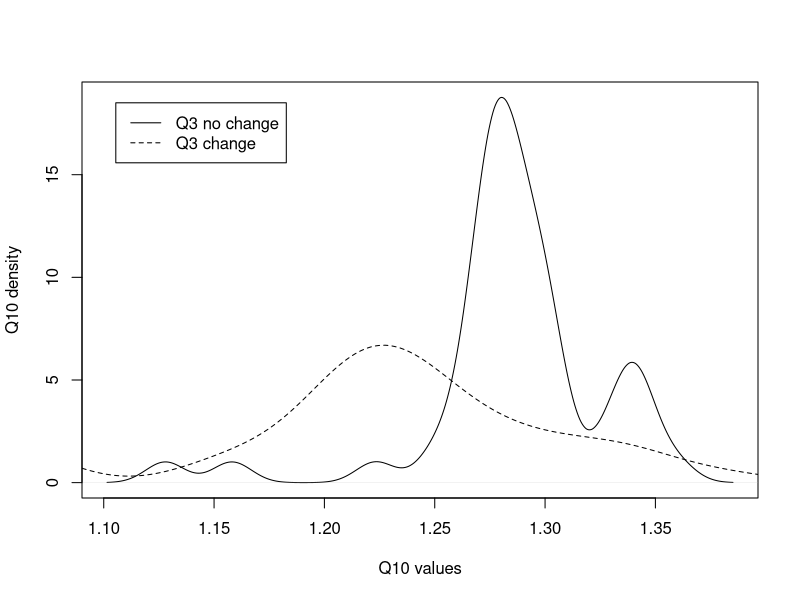
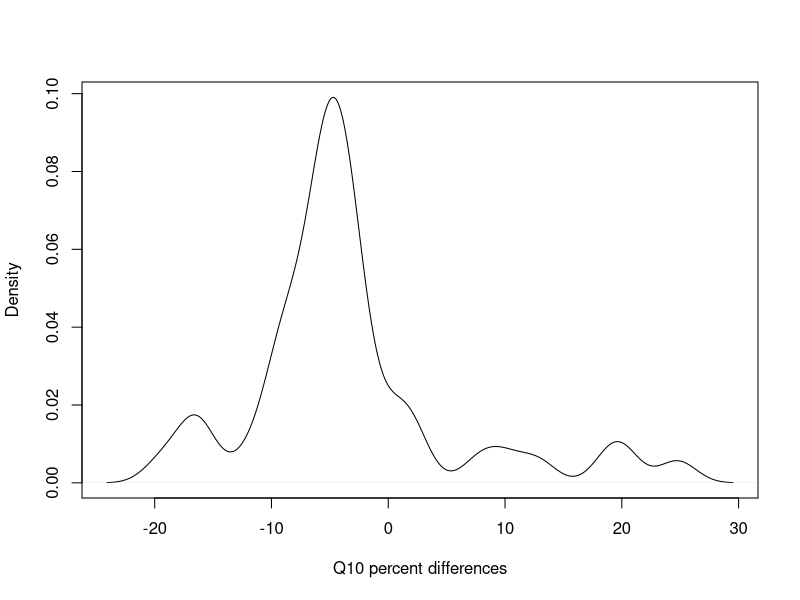
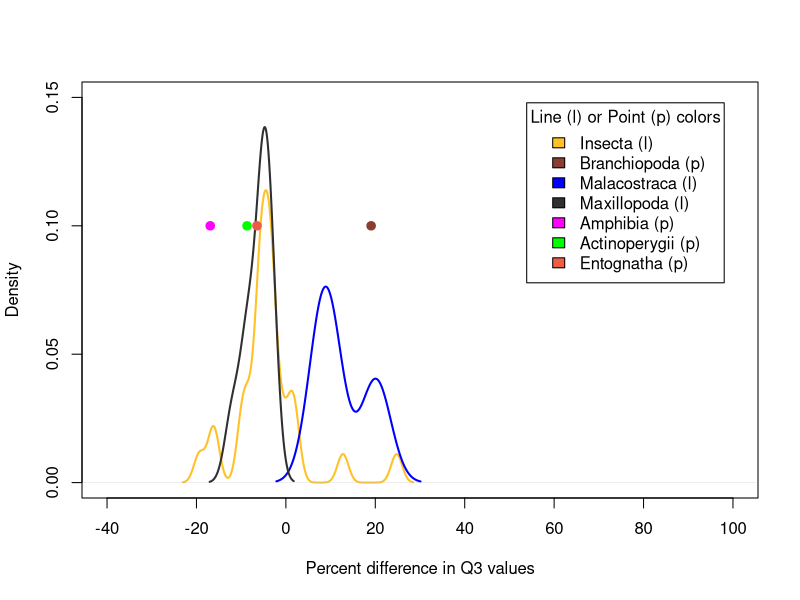

The R script that drew these images, in order: (Note: this script raises an error after producing the figures.)

#--------------CALCULATING EXPONENTS AND ACTIVATION ENERGY FOR METABOLIC EQUATIONS-------------------------------

### For the metabolic rate equation Metabolic Rate = constant * (Mass ^exponent) * e ^ Activation Energy/kt
### This section uses metabolic rate, temperature, and size data to calculated fitted exponent and activation
### energy for the taxonomic classes for which we could find data. 

# Classes: Branchiopoda, Malacostraca, Maxillopoda
# Data source: Makrieva
MR_data = read.csv("Class_metabolicrates_Makrievadata.csv", stringsAsFactors = FALSE)
Class_list=unique(MR_data$Class)
InvK=1/(273.15+MR_data$TC) #getting all the units correct
Mkg=MR_data$Mg/1000
W=MR_data$qWkg*Mkg
MR_data = cbind(MR_data, InvK, W)

#obtaining class-specific exponents for metabolic rate scaling for Branchiopoda Malacostraca and Maxillopoda
class_slopes=c()
for (current_class in Class_list){
  Class_data=subset(MR_data, MR_data$Class == current_class)
  basic=lm(log(Class_data$W) ~ log(Class_data$Mg) + Class_data$InvK)
  Mslope=basic$coefficients[2]
  Tslope=basic$coefficients[3]
  Ea=Tslope*0.00008617
  class_slopes=rbind(class_slopes, c(current_class, Mslope, Tslope, Ea))
}

# Classes: Amphibia
# Data source: White
MR_Amphi = read.csv("Whiteetal_Amphibiandata.csv", stringsAsFactors = FALSE)
A_InvK=1/(273.15+MR_Amphi$TC)
A_Mkg=MR_Amphi$Mg/1000
MR_Amphi = cbind(MR_Amphi, A_InvK, A_Mkg)
A_basic=lm(log(MR_Amphi$Watts) ~ log(MR_Amphi$A_Mkg) + MR_Amphi$A_InvK)
Mslope=A_basic$coefficients[2]
Tslope=A_basic$coefficients[3]
Ea=Tslope*0.00008617
class_slopes=rbind(class_slopes, c("Amphibia", Mslope, Tslope, Ea))
class_slopes=as.data.frame(class_slopes, stringsAsFactors = FALSE)

# Classes: Actinoperygii
# Data source: Gillooly
#obtaining super-class-specific exponents for metabolic rate scaling in fish
MR_fish = read.csv("gillooly_fish.csv", stringsAsFactors = FALSE)
f_Mkg=MR_fish$Mg/1000
MR_fish = cbind(MR_fish, f_Mkg)
F_basic=lm(log(MR_fish$W) ~ log(MR_fish$f_Mkg) + MR_fish$invK)
Mslope=F_basic$coefficients[2]
Tslope=F_basic$coefficients[3]
Ea=Tslope*0.00008617
class_slopes=rbind(class_slopes, c("Actinoperygii", Mslope, Tslope, Ea))
class_slopes=as.data.frame(class_slopes, stringsAsFactors = FALSE)

#removing unneccesary column and renaming columns
class_values=class_slopes[c(-3)]
names(class_values)[names(class_values) == "V1"] = "Class"
names(class_values)[names(class_values) == "log(Class_data$Mg)"] = "exponent"
names(class_values)[names(class_values) == "Class_data$InvK"] = "Ea"

# Classes: Insecta, Gastropoda, Eurotatoria, Entognatha
# Data source (Insecta only): Chown
# Remaining classes' values from theory
I_class="Insecta"
other_class=c("Gastropoda","Eurotatoria", "Entognatha")
I_slope=0.75
I_Ea=-0.62
Other_Ea=-0.63
other_values=cbind(I_class,I_slope,I_Ea)
for (current_class in other_class){
  current_values=cbind(current_class,I_slope,Other_Ea)
  other_values=rbind(other_values, current_values)
}

other_values=as.data.frame(other_values)
names(other_values)[names(other_values) == "I_class"] = "Class"
names(other_values)[names(other_values) == "I_slope"] = "exponent"
names(other_values)[names(other_values) == "I_Ea"] = "Ea"
class_values=rbind(class_values, other_values)
class_values1= transform(class_values, exponent = as.numeric(exponent), Ea = as.numeric(Ea))

#---------------------CREATE THREE DEGREE DATASET----------------------------
### Within a scientific paper, the body size-temperature study may have replicated
### experiments or have slightly different experiments that were conducted. Each experiment
### is called a replicate and was given a unique identifier in "MTEEcto_data.csv". 

# Read in compiled experimental dataset, has one temperature and replicate per row
original_data = read.csv("MTEEcto_data.csv", stringsAsFactors = FALSE, fileEncoding = "latin1")

# Turn unique row names into column in original dataset
original_data = data.frame(as.numeric(rownames(original_data)), original_data)
colnames(original_data)[1] = "row_names"

# Create list of experiment names and respective species
replicate_list_original=unique(original_data$studyID)

# Create dataset containing all temperature pairs within each replicate
all_pairs = c()
for(current_replicate in replicate_list_original){
  single_replicate = subset(original_data, original_data$studyID == current_replicate)
  single_replicate_rownames_combos = combn(single_replicate$row_names, 2)
  single_replicate_rownames_combos = t(single_replicate_rownames_combos)
  single_replicate_temps_combos = combn(single_replicate$temp, 2)
  single_replicate_temps_combos = t(single_replicate_temps_combos)
  single_replicate_masses_combos = combn(single_replicate$mass, 2)
  single_replicate_masses_combos = t(single_replicate_masses_combos)
  single_replicate_combos = cbind(single_replicate_rownames_combos, single_replicate_temps_combos, single_replicate_masses_combos)
  single_replicate_combos = data.frame(single_replicate_combos)
  single_replicate_combos = cbind(current_replicate, single_replicate_combos)
  all_pairs = rbind(all_pairs, single_replicate_combos)
}
names(all_pairs) = c("studyID", "lower_temp_row", "higher_temp_row", "lower_temp", "higher_temp", "lower_temp_mass", "higher_temp_mass")

# Subset dataset to contain only temperature pairs that differ by 3*
all_pairs$temp_diff = all_pairs$higher_temp - all_pairs$lower_temp
three_degree_pairs = subset(all_pairs, all_pairs$temp_diff == 3)

# Add species to three degree difference pairs
lookup = original_data[match(three_degree_pairs$studyID, original_data$studyID),]
three_degree_pairs$species = lookup$Species

# List of species and number of pairs per species
species_duplicates = sort(table(three_degree_pairs$species), decreasing=TRUE)

# Use row names for 3* difference pairs to create dataset where each row has 
# one temperature and replicate
three_degree_rows = c(three_degree_pairs$lower_temp_row, three_degree_pairs$higher_temp_row)
three_degree_rows = sort(unique(three_degree_rows))

three_degree_data = c()
for (current_row in three_degree_rows){
  row_data = subset(original_data, original_data$row_names == current_row)
  three_degree_data = rbind(three_degree_data, row_data)
}

# Create list of experiment names and respective species
replicate_list = unique(three_degree_data$studyID)

#List of replicates with respective species and classes
replicate_info = c()
for (current_replicate in replicate_list){
  replicate_data = subset(three_degree_data, three_degree_data$studyID == current_replicate)
  replicate_species = unique(replicate_data$Species)
  replicate_class = unique(replicate_data$Class)
  replicate_info = rbind(replicate_info, c(current_replicate, replicate_species, replicate_class))
}

##-------------------------CALCULATING METABOLIC RATES------------------------

### This section pulls out the size-temperature data and metabolic rate parameters for a specific taxonomic class
### It extracts the data from a unique replicate. FOr that replicate it uses the size-temperature data to calculates 
### metabolic rates for the following cases: 1) no size change as temperature increases, 2) size and temperature increase
### as observed in the data. 

MTE_allreps = c()
#unused empty vector?
MTE_allcompare =c()
Classes_all = unique(three_degree_data$Class)

for (index_class in Classes_all){
  class_TSD = subset(three_degree_data, three_degree_data$Class == index_class)
  class_MTE = subset(class_values1, class_values1$Class == index_class)
  class_replicate = unique(class_TSD$studyID)
    
    for (index_replicate in class_replicate){
      MTE_repdata = c()
      current_data = subset (class_TSD, class_TSD$studyID == index_replicate)
      temps = unique(current_data$temp)
 
        for (current_temp in temps){
          min_mass=current_data$mass[current_data$temp==current_temp]
          repeater=length(temps)
          MTE_initial=(min_mass^(class_MTE$exponent))*(exp(((class_MTE$Ea)/(.00008617*(current_temp+273.15)))))
          MTE_nochange=min_mass^(class_MTE$exponent)*exp(class_MTE$Ea/(.00008617*(temps+273.15)))
          MTE_change=(current_data$mass^(class_MTE$exponent))*(exp(((class_MTE$Ea)/(.00008617*(temps+273.15)))))
          rep_vector=c(rep(index_replicate,repeater))
          Tmin_vector=c(rep(current_temp, repeater))
          MTE_repdata=cbind(temps,Tmin_vector, MTE_initial, MTE_nochange, MTE_change)
          MTE_repdata=as.data.frame(MTE_repdata)
          MTE_rep=data.frame(cbind(MTE_repdata, rep_vector), stringsAsFactors=FALSE)
          MTE_allreps=rbind(MTE_allreps, MTE_rep)     
          }
     }
}

# Limit to 3* difference pairs
MTE_allreps$temp_diff = MTE_allreps$temps-MTE_allreps$Tmin_vector
metabolic_rates = subset(MTE_allreps, MTE_allreps$temp_diff == 3) 

##------------------------Analysis 1: Q10 CALCULATIONS--------------------------

### Use temperatures and metabolic rates to determine Q10 values for body size change
### and no body size change for each temperature/replicate combination, then replicate
### average and species average

# Individual Q10s
Q_nochange=(metabolic_rates$MTE_nochange/metabolic_rates$MTE_initial)^(3/metabolic_rates$temp_diff)
Q_change=(metabolic_rates$MTE_change/metabolic_rates$MTE_initial)^(3/metabolic_rates$temp_diff) 
Q_diff=100*((Q_change/Q_nochange)-1)

Q_individual=c()
Q_individual=cbind(metabolic_rates, Q_nochange, Q_change, Q_diff)

# Replicate average Q10
Q_replicate=c()
for (unique_rep in replicate_list){
  rep_subset = subset(Q_individual, Q_individual$rep_vector == unique_rep) 
  sp_name = subset(replicate_info, replicate_info[,1] == unique_rep,)
  avg_Q_nochange = mean(rep_subset$Q_nochange)
  avg_Q_change = mean(rep_subset$Q_change)
  Q_replicate = rbind(Q_replicate, c(avg_Q_nochange,avg_Q_change, sp_name))
}

Q_replicate = as.data.frame(Q_replicate, stringsAsFactors = FALSE)
colnames(Q_replicate) = c("Q_nochange", "Q_change", "studyID", "species", "class")
Q_replicate = transform(Q_replicate, Q_nochange = as.numeric(Q_nochange), Q_change = as.numeric(Q_change))

# Species average Q10
Q_species=c()
species=unique(Q_replicate$species)
for (current_sp in species){
  sp_subset = subset(Q_replicate, Q_replicate$species == current_sp) 
  sp_class = unique(sp_subset$class)
  sp_Q_nochange = mean(sp_subset$Q_nochange)
  sp_Q_change = mean(sp_subset$Q_change)
  Q_species = rbind(Q_species, c(sp_Q_nochange, sp_Q_change, current_sp, sp_class))
}

Q_species = as.data.frame(Q_species, stringsAsFactors = FALSE)
colnames(Q_species) = c("Q_nochange", "Q_change", "species", "class")
Q_species = transform(Q_species, Q_nochange = as.numeric(Q_nochange), Q_change = as.numeric(Q_change))

Q_species$Q_diff = ((Q_species$Q_change / Q_species$Q_nochange) - 1) * 100
Q_species = transform(Q_species, Q_diff = as.numeric(Q_diff))
Q_species = Q_species[order(Q_species$Q_change, Q_species$Q_nochange),]

### Summary stats and figures

# Average Q10 values
mean_Q_nochange = mean(Q_species$Q_nochange)
mean_Q_change = mean(Q_species$Q_change)
mean_Q_diff = mean(Q_species$Q_diff)

# Q10 t-test across classes
ttest_Q = t.test(Q_species$Q_nochange, Q_species$Q_change, paired = TRUE)

# Q10 change and no change distributions across classes
Q_comparison = plot(density(Q_species$Q_nochange), main = "", xlab = "Q10 values",
                    ylab = "Q10 density")
lines(density(Q_species$Q_change), lty = 2)
legend("topleft", inset=.05, c("Q3 no change", "Q3 change"), lty = c(1, 2))

# Q10 change and no change percent difference figure
Q_percent_diff = plot(density(Q_species$Q_diff), main = "", xlab = "Q10 percent differences")

# Subset by class
Actinoperygii = subset(Q_species, Q_species$class == "Actinoperygii")
Amphibia = subset(Q_species, Q_species$class == "Amphibia")
Branchiopoda = subset(Q_species, Q_species$class == "Branchiopoda")
Insecta = subset(Q_species, Q_species$class == "Insecta")
Malacostraca = subset(Q_species, Q_species$class == "Malacostraca")
Maxillopoda = subset(Q_species, Q_species$class == "Maxillopoda")
Entognatha = subset(Q_species, Q_species$class == "Entognatha")

Qdiff_Amphibia=mean(Amphibia$Q_diff)
Qdiff_Branchiopoda=mean(Branchiopoda$Q_diff)
Qdiff_Malacostraca=mean(Malacostraca$Q_diff)
Qdiff_Maxillopoda=mean(Maxillopoda$Q_diff)
Qdiff_Insecta=mean(Insecta$Q_diff)
Qdiff_Actinoperygii=mean(Actinoperygii$Q_diff)
Qdiff_Entognatha=mean(Entognatha$Q_diff)

# Class Q10 percent difference distributions
Q_diff_range=c(-40, 100)
y_range=c(0,.15)
plot(density(Insecta$Q_diff), xlim=Q_diff_range, ylim=y_range, lwd=2, main="", col="goldenrod1",  
    xlab="Percent difference in Q3 values")
points(Branchiopoda$Q_diff, .1, lwd=2, col="coral4", pch=19)
lines(density(Malacostraca$Q_diff),lwd=2, col="blue" )
lines(density(Maxillopoda$Q_diff), lwd=2, col="grey19")
points(Amphibia$Q_diff, .1, lwd=2, col="magenta", pch=19)
points(Actinoperygii$Q_diff, .1, lwd=2, col="green", pch=19)
points(Entognatha$Q_diff, .1, lwd=2, col="tomato2", pch=19)

legend("topright", inset=.05, title="Line (l) or Point (p) colors", c("Insecta (l)", "Branchiopoda (p)",  "Malacostraca (l)", "Maxillopoda (l)", "Amphibia (p)", "Actinoperygii (p)", "Entognatha (p)"),
  fill=c("goldenrod1", "coral4", "blue", "grey19", "magenta", "green", "tomato2" ),)
       
##-----------------CALCULATE COMPENSATION BODY MASS----------------------------------

### Using metabolic rates for initial mass and temperature, which have already ("MTE_initial") 
### been calculated, to determine what mass each species would need to be to compensate for a
### 3*C increase in temperature. 


#create dataframe containing initial temp & mass rows for each replicate with calculated
# metabolic rate from warming data frame
compensation_mass_calcs = unique(warming[,c("rep_vector", "Tmin_vector", "MTE_initial")])
colnames(compensation_mass_calcs) = c("rep_vector", "initial_temp", "initial_MetRate")

#add original data to new dataframe
compensation_mass_data = merge(compensation_mass_calcs, TSD_data, by.x=c("rep_vector", "initial_temp"), 
                               by.y=c("studyID", "temp"))
names(compensation_mass_data)[names(compensation_mass_data) == "mass"] = "initial_mass"
compensation_mass_data = compensation_mass_data[order(compensation_mass_data$Species),]

#add increased temperature to dataframe
compensation_mass_data$comp_temp = compensation_mass_data$initial_temp + 3

#add class-specific exponent and activation energy (from class_values1) to dataframe
getting_class_values = class_values1[match(compensation_mass_data$Class, class_values1$Class),]
compensation_mass_data = cbind(compensation_mass_data, getting_class_values$exponent, getting_class_values$Ea)
names(compensation_mass_data)[names(compensation_mass_data) == "getting_class_values$exponent"] = "class_exponent"
names(compensation_mass_data)[names(compensation_mass_data) == "getting_class_values$Ea"] = "class_Ea"

#calculate compensation mass using rearranged MTE equation
compensation_mass_data$comp_mass = (compensation_mass_data$initial_MetRate / 
                                  (exp(compensation_mass_data$class_Ea / (.00008617 * 
                                  (compensation_mass_data$comp_temp + 273.15))))) ^ (1 / 
                                  compensation_mass_data$class_exponent)

#determine difference between initial mass and compensation mass (should be positive)
compensation_mass_data$mass_diff = compensation_mass_data$initial_mass - compensation_mass_data$comp_mass

#determine what percent of initial mass the compensation mass is
#see CompMassTest.xls for test of first replicate
#why are these all basically the same number? in 60%ish range; maybe driven by class exponent & Ea?
compensation_mass_data$mass_reduction = (compensation_mass_data$comp_mass / 
                                           compensation_mass_data$initial_mass) * 100
hist(compensation_mass_data$mass_reduction, breaks=2, xlim=c(0,100))

#attempt to compare mass reduction percents for each class
insect_class = compensation_mass_data[compensation_mass_data$Class == "Insecta",]

#histograms for each class' mass reduction
pdf("ClassMassReduction.pdf")
par(mfrow=c(3,3))

for (current_class in class_values1$Class){
  class_subset = subset(compensation_mass_data, compensation_mass_data$Class == current_class)
  hist(class_subset$mass_reduction, xlim=c(50,90), main=NULL)
  mtext(paste("Class:", class_subset$Class))
}

dev.off()

# #figures to compare initial and compensation masses
# #plot(rownames(compensation_mass_data), compensation_mass_data$initial_mass)
# initial_mass_hist = hist(compensation_mass_data$initial_mass)
# comp_mass_hist = hist(compensation_mass_data$comp_mass)
# plot(initial_mass_hist, breaks=seq(0,1000,by=20), col=rgb(0,0,1,1/4))
# plot(comp_mass_hist, breaks=seq(0,1000,by=20), col=rgb(1,0,0,1/4), add=T)

#averaging of compensation masses and comparison metrics

##-------------EMPIRICAL MASS CHANGES FOR EXTREME TEMP CHANGES------------------

# Calculate mass reduction for most extreme temperature changes in each of the 
# replicates to determine what magnitude of mass change is biologically feasible


# Get lowest and highest temperatures (and then corresponding masses) for each replicate
empirical_mass_change_extreme = c()
for(current_replicate in replicate){
  single_replicate = subset(TSD_data, TSD_data$studyID == current_replicate)
  highest_temperature = subset(single_replicate, single_replicate$temp == max(single_replicate$temp))
  lowest_temperature = subset(single_replicate, single_replicate$temp == min(single_replicate$temp))
  empirical_mass_change_extreme = rbind(empirical_mass_change_extreme, c(current_replicate, highest_temperature$temp, highest_temperature$mass, lowest_temperature$temp, lowest_temperature$mass))
}

# Necessary changes to make dataframe useful
empirical_mass_change_extreme = data.frame(empirical_mass_change_extreme)
names(empirical_mass_change_extreme) = c("studyID", "highest_temp", "highest_temp_mass", "lowest_temp", "lowest_temp_mass")
empirical_mass_change_extreme[,c("highest_temp", "highest_temp_mass", "lowest_temp", "lowest_temp_mass")] = as.numeric(as.character(unlist(empirical_mass_change_extreme[,c("highest_temp", "highest_temp_mass", "lowest_temp", "lowest_temp_mass")])))

# Get temperature difference between high and low temps for each replicate
empirical_mass_change_extreme$temp_difference = empirical_mass_change_extreme$highest_temp - empirical_mass_change_extreme$lowest_temp

# Get mass reduction value for each replicate, with any increase in body size resulting in null
empirical_mass_change_extreme$mass_reduction = (empirical_mass_change_extreme$highest_temp_mass / empirical_mass_change_extreme$lowest_temp_mass) * 100
empirical_mass_change_extreme$mass_reduction[empirical_mass_change_extreme$mass_reduction >= 100] = NA
hist(empirical_mass_change_extreme$mass_reduction)

# Create histogram for each of 3 temp difference categories:
#   Realistic range: 0-4 degrees
#   Low range: 0-10 degrees
#   Medium range: 10-20 degrees
#   High range: 20-30 degrees
realistic_temp_diff = subset(empirical_mass_change_extreme, empirical_mass_change_extreme$temp_difference <= 4)
low_temp_diff = subset(empirical_mass_change_extreme, empirical_mass_change_extreme$temp_difference < 10)
med_temp_diff = subset(empirical_mass_change_extreme, (10 <= empirical_mass_change_extreme$temp_difference) & (empirical_mass_change_extreme$temp_difference < 20))
high_temp_diff = subset(empirical_mass_change_extreme, empirical_mass_change_extreme$temp_difference >= 20)

hist(realistic_temp_diff$mass_reduction, xlim = c(0,100))
hist(low_temp_diff$mass_reduction, xlim = c(0,100))
hist(med_temp_diff$mass_reduction, xlim = c(0,100))
hist(high_temp_diff$mass_reduction, xlim = c(0,100))


##-------------EMPIRICAL MASS CHANGES FOR REALISTIC TEMP CHANGES--------------

# Calculate mass reduction for realistic temperature change (i.e., 3*), replacing values over 100 w/ NA
empirical_mass_change_realistic$mass_reduction = (empirical_mass_change_realistic$higher_temp_mass / empirical_mass_change_realistic$lower_temp_mass) * 100
empirical_mass_change_realistic$mass_reduction[empirical_mass_change_realistic$mass_reduction >= 100] = NA
realistic_histogram = hist(empirical_mass_change_realistic$mass_reduction, breaks=3, xlim = c(0,100))
realistic_histogram$breaks
realistic_histogram$counts
(realistic_histogram$counts / sum(realistic_histogram$counts)) * 100

# Compare empirical realistic temperature change mass reduction to theoretical
theoretical_histogram = hist(compensation_mass_data$mass_reduction, breaks=2, xlim=c(0,100))
theoretical_histogram$breaks
theoretical_histogram$counts
(theoretical_histogram$counts / sum(theoretical_histogram$counts)) * 100

# Plot together
realistic_histogram = hist(empirical_mass_change_realistic$mass_reduction, breaks=3, xlim = c(0,100), ylim = c(0,200), col = "red")
theoretical_histogram = hist(compensation_mass_data$mass_reduction, breaks=2, xlim=c(0,100), add = T, col = "blue")

# Comparing empirical mass change to theoretical mass changed needed to maintain metabolic rate (i.e., compensation mass)

# Took this function from another project
get_lookup_matches = function(lookup, data_col1, data_col2, lookup_col1, lookup_col2){
  # Get info from lookup for two-column matches between lookup and data
  #
  # Args: 
  #   lookup: Dataframe that contains desired information
  #   data_col1: First column from dataset to match
  #   data_col2: Second column from dataset to match
  #   lookup_col1: First column from lookup to match to data_col1
  #   lookup_col2: Second column from lookup to match to data_col2
  #
  # Returns: 
  #   Lookup information that matches dataset columns
  dataset_info = interaction(data_col1, data_col2)
  lookup_info = interaction(lookup_col1, lookup_col2)
  lookup_matches = lookup[match(dataset_info, lookup_info),]
}

getting_comp = get_lookup_matches(compensation_mass_data, empirical_mass_change_realistic$studyID, empirical_mass_change_realistic$lower_temp, compensation_mass_data$rep_vector, compensation_mass_data$initial_temp)
empirical_mass_change_realistic$mass_reduction_theory = getting_comp$mass_reduction
empirical_mass_change_realistic$mass_red_diff = empirical_mass_change_realistic$mass_reduction - empirical_mass_change_realistic$mass_reduction_theory
mass_reduction_comparison = hist(empirical_mass_change_realistic$mass_red_diff)
plot(empirical_mass_change_realistic$higher_temp, empirical_mass_change_realistic$mass_red_diff)
abline(lm(empirical_mass_change_realistic$mass_red_diff ~ empirical_mass_change_realistic$higher_temp))
abline(h=0, col="red")

##-----------------------ABSOLUTE TEMPERATURE EFFECTS--------------------

# Plot absolute temp and Q10 value for each individual in entire dataset and 3* subset

# Did for entire dataset, but doesn't really work because many temp differences
# plot(Q_file$temps, Q_file$Q_nochange)
# abline(lm(Q_file$Q_nochange ~ Q_file$temps))
# plot(Q_file$temps, Q_file$Q_change)
# abline(lm(Q_file$Q_change ~ Q_file$temps))
# 
# min(Q_file$Q_change)
# max(Q_file$Q_change)

plot(Q_file_subset$temps_subset, Q_file_subset$Q_nochange_subset, ylim=c(1.0, 1.4))
abline(lm(Q_file_subset$Q_nochange_subset ~ Q_file_subset$temps_subset))
abline(h=1, col="red")
plot(Q_file_subset$temps_subset, Q_file_subset$Q_change_subset)
abline(lm(Q_file_subset$Q_change_subset ~ Q_file_subset$temps_subset))
abline(h=1, col="red")

min(Q_file_subset$Q_change_subset)
max(Q_file_subset$Q_change_subset)
